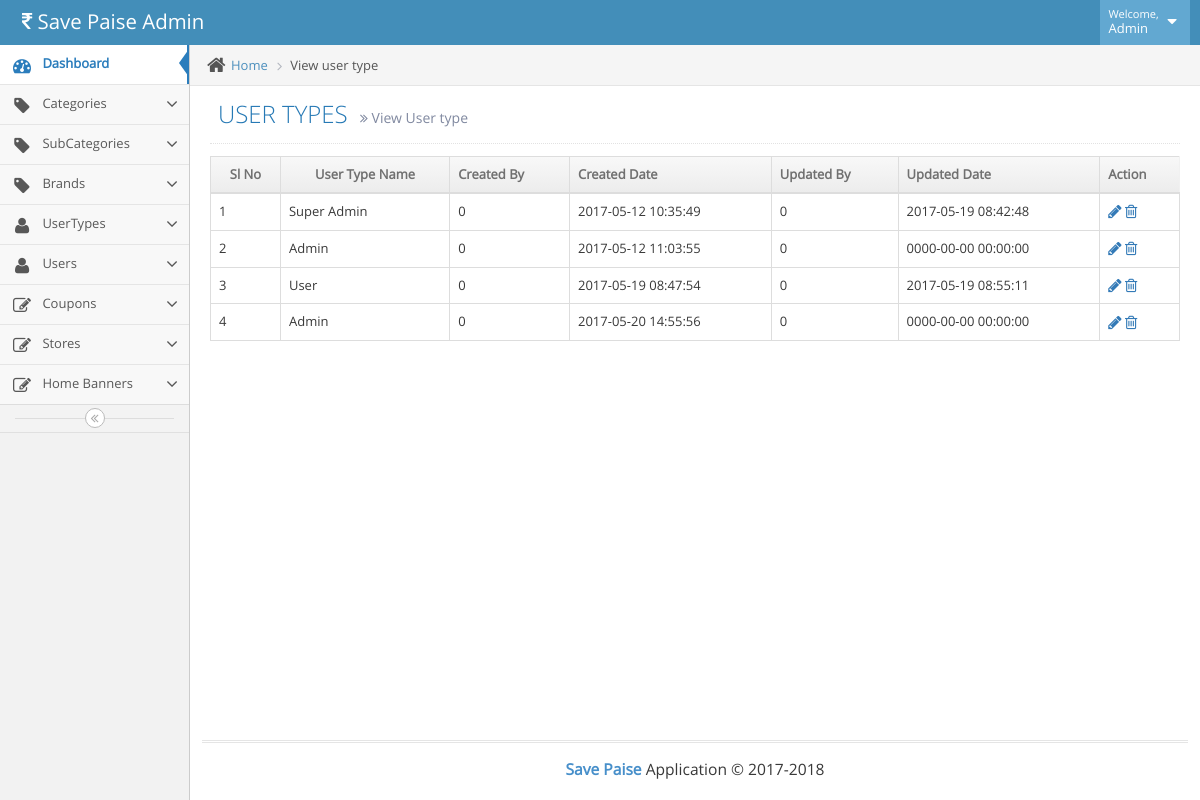
The page /index.php/admin/view_usertype on the database its author committed.
### tables this page shows
CREATE TABLE `usertypes` (
  `id` int(11) NOT NULL,
  `user_type` varchar(50) NOT NULL,
  `status` varchar(10) NOT NULL,
  `created_by` int(11) NOT NULL,
  `created_date` datetime NOT NULL,
  `updated_by` int(11) NOT NULL,
  `updated_date` datetime NOT NULL
);

### application/controllers/Admin.php (called while the page is built, shortened)
<?php
class Admin extends CI_Controller {
    function __construct() {
        $this->load->library('form_validation', 'email');
        $this->load->helper('url', 'form', 'html');
        $this->load->library('pagination');
        $this->load->database();
        $this->load->model('addusers_model');
        $this->load->model('category_model');
        $this->load->model('subcategory_model');
        $this->load->model('brand_model');
        $this->load->model('login_model');
        $this->load->model('store_model');
        $this->load->model('coupons_model');
        $this->load->model('banner_model');
    }
    public function view_usertype() {
        $this->load->database();
        $data['utype'] = $this->addusers_model->view_usertype()->result();
        $this->load->view('admin/usertype/view_usertype', $data);
    }
}
?>

### index.php (called while the page is built, shortened)
<?php
require_once BASEPATH.'core/CodeIgniter.php';

### application/models/Addusers_model.php (called while the page is built, shortened)
<?php
class Addusers_model extends CI_Model {
     public function view_usertype() {
        return $this->db->get('usertypes');
    }
}

### application/views/admin/usertype/view_usertype.php (the view, shortened to what this page needs)
<div class="main-container ace-save-state" id="main-container">
    <div class="main-content">
        <div class="main-content-inner">
            <div class="breadcrumbs ace-save-state" id="breadcrumbs">
                <ul class="breadcrumb">
                    <li>
                        <i class="ace-icon fa fa-home home-icon"></i>
                        <a href="<?php echo base_url() ?>admin/index">Home</a>
                    </li>
                    <li class="active">View user type</li>
                </ul>
            </div>
            <div class="page-content">
                <div class="page-header">
                    <h1>
                        USER TYPES
                        <small>
                            <i class="ace-icon fa fa-angle-double-right"></i>
                            View User type
                        </small>
                    </h1>
                </div>
                <div class="row">
                    <div class="col-xs-12">
                        <table id="simple-table" class="table  table-bordered table-hover">
                            <thead>
                                <tr>
                                    <th class="center"> Sl No</th>
                                    <th class="center">User Type Name </th>
                                    <th class="hidden-480">Created By</th>
                                    <th>Created Date</th>
                                    <th class="hidden-480">Updated By</th>
                                    <th>Updated Date</th>
                                    <th>Action</th>
                                </tr>
                            </thead>
                            <tbody>
                                <?php
                                foreach ($utype as $udata) {
                                    echo "<tr>";
                                    echo "<td>" . $udata->id . "</td>";
                                    echo "<td>" . $udata->user_type . "</td>";
                                    echo "<td>" . $udata->created_by . "</td>";
                                    echo "<td>" . $udata->created_date . "</td>";
                                    echo "<td>" . $udata->updated_by . "</td>";
                                    echo "<td>" . $udata->updated_date . "</td>";
                                    ?>
                                <td>
                                    <div class="hidden-sm hidden-xs btn-group">
                                        <div class="hidden-sm hidden-xs btn-group">
                                            <a href="<?php echo base_url() ?>admin/edit_usertype?uid=<?php echo $udata->id; ?>"><i class="ace-icon fa fa-pencil bigger-120"></i></a>
                                            <a href="<?php echo base_url() ?>users/delete_usertype?uid=<?php echo $udata->id; ?>" id="deletetag" class="deletetag" onclick="return confirm('Are you sure you want to delete this item?');" > <i class="ace-icon fa fa-trash-o bigger-120"></i></a>
                                        </div>
                                    </div>
                                </td>
                                <?php
                                echo "<tr>";
                            }
                            ?>
                        </tbody>
                        </table>
                    </div>
                </div>
            </div>
        </div>
    </div>

### rows shown on the page
usertypes: id "1", user_type "Super Admin", created_by "0", created_date "2017-05-12 10:35:49", updated_by "0", updated_date "2017-05-19 08:42:48"
usertypes: id "2", user_type "Admin", created_by "0", created_date "2017-05-12 11:03:55", updated_by "0", updated_date "0000-00-00 00:00:00"
usertypes: id "3", user_type "User", created_by "0", created_date "2017-05-19 08:47:54", updated_by "0", updated_date "2017-05-19 08:55:11"
usertypes: id "4", user_type "Admin", created_by "0", created_date "2017-05-20 14:55:56", updated_by "0", updated_date "0000-00-00 00:00:00"
